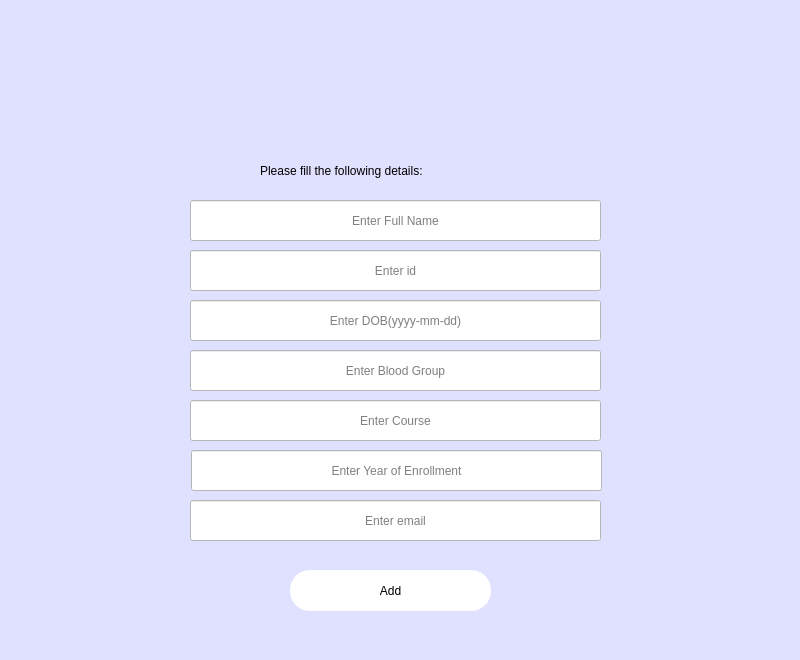
<?xml version="1.0" encoding="UTF-8"?>
<ui version="4.0">
 <class>data_addpage</class>
 <widget class="QDialog" name="data_addpage">
  <property name="geometry">
   <rect>
    <x>0</x>
    <y>0</y>
    <width>800</width>
    <height>660</height>
   </rect>
  </property>
  <property name="windowTitle">
   <string>iCardSIS</string>
  </property>
  <property name="styleSheet">
   <string notr="true">background-color: rgb(224, 225, 255);</string>
  </property>
  <widget class="QLabel" name="label">
   <property name="geometry">
    <rect>
     <x>320</x>
     <y>0</y>
     <width>150</width>
     <height>150</height>
    </rect>
   </property>
   <property name="text">
    <string/>
   </property>
   <property name="pixmap">
    <pixmap resource="resource.qrc">:/image/images/4.jpg</pixmap>
   </property>
   <property name="scaledContents">
    <bool>true</bool>
   </property>
  </widget>
  <widget class="QLabel" name="label_3">
   <property name="geometry">
    <rect>
     <x>260</x>
     <y>150</y>
     <width>311</width>
     <height>41</height>
    </rect>
   </property>
   <property name="styleSheet">
    <string notr="true">font: 700 14pt &quot;Times New Roman&quot;;</string>
   </property>
   <property name="text">
    <string>Please fill the following details:</string>
   </property>
  </widget>
  <widget class="QPushButton" name="pushButton_conti_1">
   <property name="geometry">
    <rect>
     <x>290</x>
     <y>570</y>
     <width>201</width>
     <height>41</height>
    </rect>
   </property>
   <property name="styleSheet">
    <string notr="true">QPushButton{color: black;

border-radius: 20px;
font: 700 13pt Times New Roman;
background-color: white

}
QPushButton:pressed{background-color: rgb(170, 0, 0);}</string>
   </property>
   <property name="text">
    <string>Add</string>
   </property>
  </widget>
  <widget class="QLineEdit" name="lineEdit_fullname">
   <property name="geometry">
    <rect>
     <x>190</x>
     <y>200</y>
     <width>411</width>
     <height>41</height>
    </rect>
   </property>
   <property name="styleSheet">
    <string notr="true">background-color: rgb(255, 255, 255);
color: rgb(0, 0, 0);</string>
   </property>
   <property name="alignment">
    <set>Qt::AlignCenter</set>
   </property>
   <property name="placeholderText">
    <string>Enter Full Name</string>
   </property>
  </widget>
  <widget class="QLineEdit" name="lineEdit_id">
   <property name="geometry">
    <rect>
     <x>190</x>
     <y>250</y>
     <width>411</width>
     <height>41</height>
    </rect>
   </property>
   <property name="styleSheet">
    <string notr="true">background-color: rgb(255, 255, 255);
color: rgb(0, 0, 0);</string>
   </property>
   <property name="alignment">
    <set>Qt::AlignCenter</set>
   </property>
   <property name="placeholderText">
    <string>Enter id</string>
   </property>
  </widget>
  <widget class="QLineEdit" name="lineEdit_dob">
   <property name="geometry">
    <rect>
     <x>190</x>
     <y>300</y>
     <width>411</width>
     <height>41</height>
    </rect>
   </property>
   <property name="styleSheet">
    <string notr="true">background-color: rgb(255, 255, 255);
color: rgb(0, 0, 0);</string>
   </property>
   <property name="alignment">
    <set>Qt::AlignCenter</set>
   </property>
   <property name="placeholderText">
    <string>Enter DOB(yyyy-mm-dd)</string>
   </property>
  </widget>
  <widget class="QLineEdit" name="lineEdit_blood">
   <property name="geometry">
    <rect>
     <x>190</x>
     <y>350</y>
     <width>411</width>
     <height>41</height>
    </rect>
   </property>
   <property name="styleSheet">
    <string notr="true">background-color: rgb(255, 255, 255);
color: rgb(0, 0, 0);</string>
   </property>
   <property name="alignment">
    <set>Qt::AlignCenter</set>
   </property>
   <property name="placeholderText">
    <string>Enter Blood Group</string>
   </property>
  </widget>
  <widget class="QLineEdit" name="lineEdit_course">
   <property name="geometry">
    <rect>
     <x>190</x>
     <y>400</y>
     <width>411</width>
     <height>41</height>
    </rect>
   </property>
   <property name="styleSheet">
    <string notr="true">background-color: rgb(255, 255, 255);
color: rgb(0, 0, 0);</string>
   </property>
   <property name="alignment">
    <set>Qt::AlignCenter</set>
   </property>
   <property name="placeholderText">
    <string>Enter Course</string>
   </property>
  </widget>
  <widget class="QLineEdit" name="lineEdit_year">
   <property name="geometry">
    <rect>
     <x>191</x>
     <y>450</y>
     <width>411</width>
     <height>41</height>
    </rect>
   </property>
   <property name="styleSheet">
    <string notr="true">background-color: rgb(255, 255, 255);
color: rgb(0, 0, 0);</string>
   </property>
   <property name="alignment">
    <set>Qt::AlignCenter</set>
   </property>
   <property name="placeholderText">
    <string>Enter Year of Enrollment</string>
   </property>
  </widget>
  <widget class="QLineEdit" name="lineEdit_eamil">
   <property name="geometry">
    <rect>
     <x>190</x>
     <y>500</y>
     <width>411</width>
     <height>41</height>
    </rect>
   </property>
   <property name="styleSheet">
    <string notr="true">background-color: rgb(255, 255, 255);
color: rgb(0, 0, 0);</string>
   </property>
   <property name="alignment">
    <set>Qt::AlignCenter</set>
   </property>
   <property name="placeholderText">
    <string>Enter email</string>
   </property>
  </widget>
 </widget>
 <resources>
  <include location="resource.qrc"/>
 </resources>
 <connections/>
</ui>
